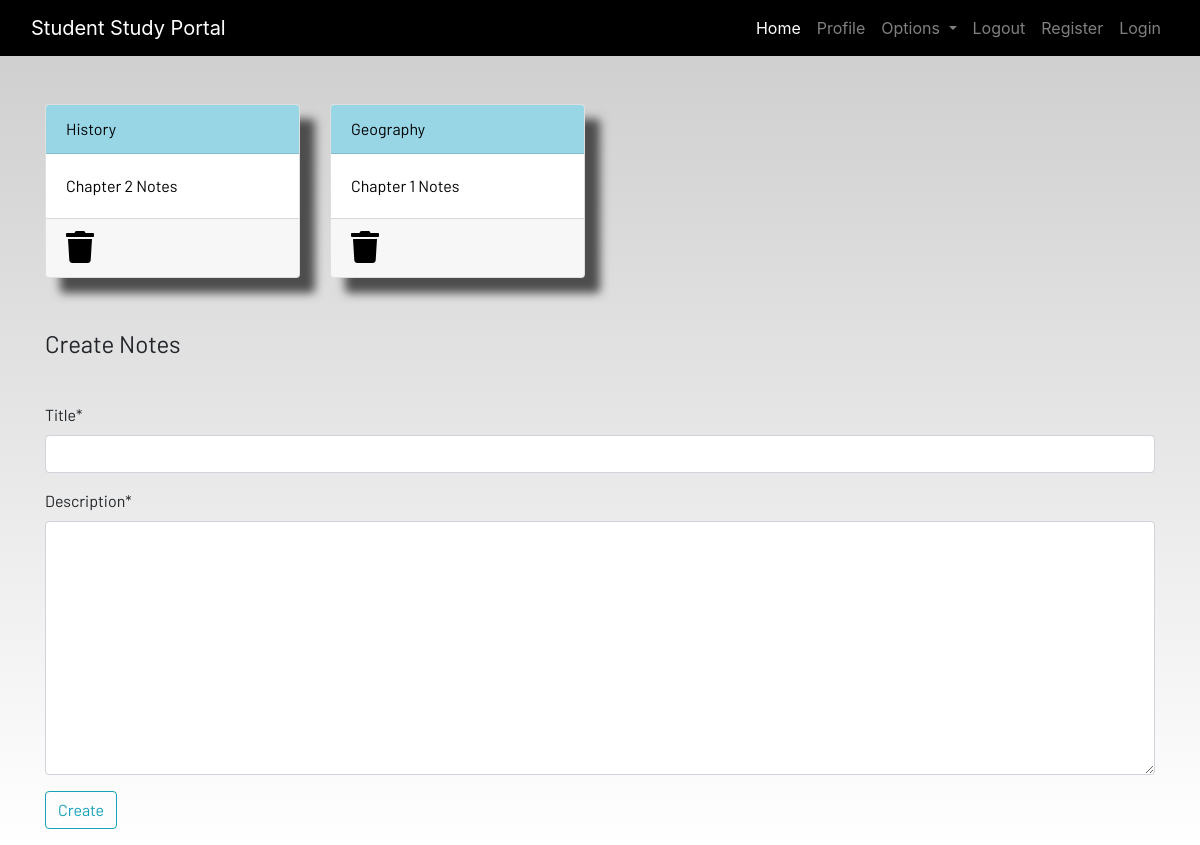
The page /notes (signed in) on the database as committed earlier.
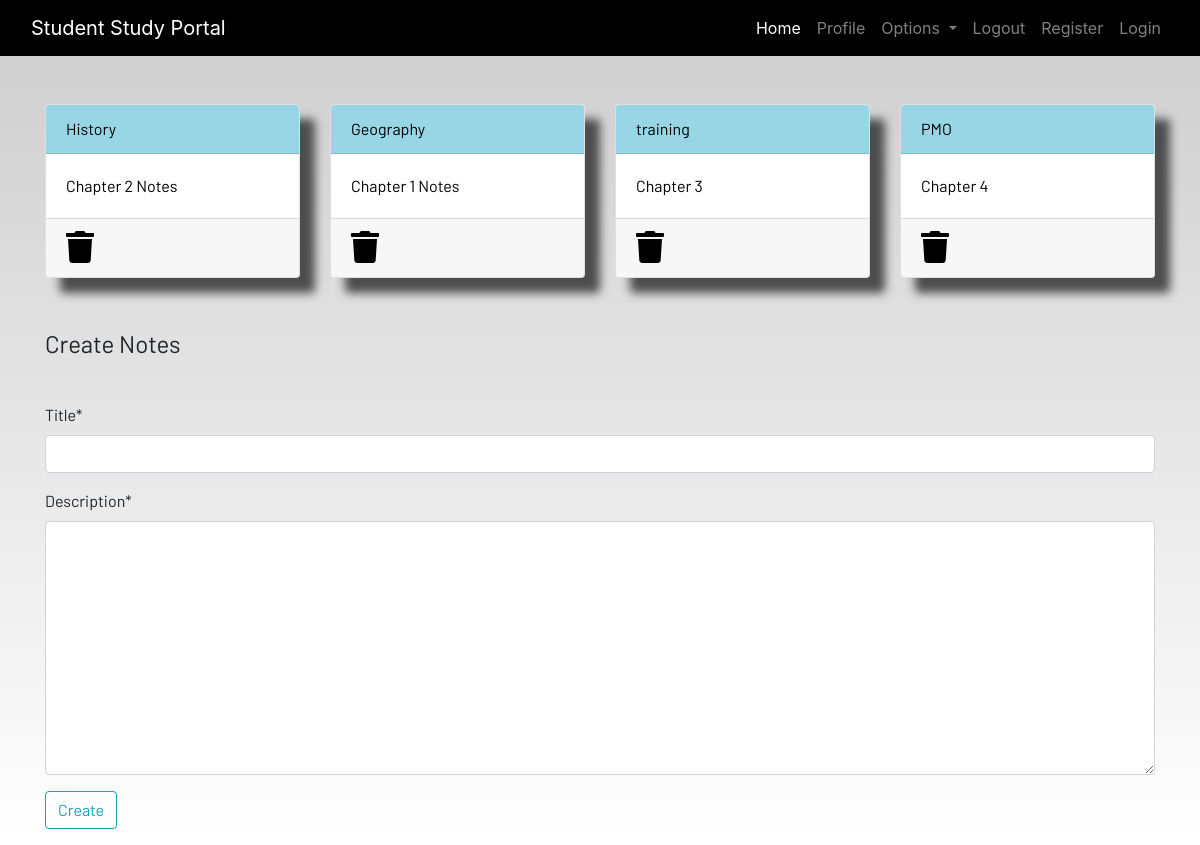
The same page on the database as committed later.
### dashboard/models.py (models this page shows, shortened)
class Notes(models.Model):
    user = models.ForeignKey(User, on_delete=models.CASCADE, null=True)
    title = models.CharField(max_length=200)
    description = models.TextField()
    class Meta :
        verbose_name = "notes"
        verbose_name_plural = "notes"

### dashboard/views.py (the view)
# urls.py: path('notes',views.notes,name="notes"),
def notes(request):
    if request.method == "POST":
        form = NotesForm(request.POST)
        if form.is_valid():
            notes = Notes(user=request.user,title=request.POST['title'],description=request.POST['description'])
            notes.save()
            messages.success(request,f"Notes Added from {request.user.username} Successfully!")
            return redirect ('notes')
        else:
            messages.error(request, "terjadi kesalahan")
            return redirect('notes')
    else:
        form = NotesForm()
    notes = Notes.objects.filter(user=request.user)
    context = {'notes':notes,'form':form}
    return render(request,'dashboard/notes.html',context)

### dashboard/forms.py
class NotesForm(forms.ModelForm):
    class Meta:
        model = Notes
        fields = ['title','description']

### dashboard/templates/dashboard/notes.html (shortened to what this page needs)
{% extends 'dashboard/base.html' %}
{% load static %}
{% load crispy_forms_tags %}
{% block content %}
<div class="container">
    <div class="row">
        {% for note in notes %}
        <div class="col-md-3">
            <a href="{% url 'notes-detail' note.id %}">
                <div class="card">
                    <div class="card-header">{{note.title}}</div>
                    <div class="card-body">{{note.description}}</div>
                    <div class="card-footer mt-auto "><a href="{% url 'delete-note' note.id %}">
                        <i class="fa fa-trash fa-2x"></i></a>
                    </div>
                </div>
            </a>
        </div>
        {% endfor %}
        <br><br>
    </div>
</div>
<br><br>
<div class="container">
    <form method="POST">
        <fieldset class="form-group">
            <legend class="border-bottom mb-4">Create Notes</legend>
        </fieldset>
        {{form|crispy}}
        <div class="form-group">
            <button href="" class="btn btn-outline-info" type="submit">
                Create
            </button>
        </div>
    </form>
</div>
{% endblock content %}

Rows that differ between the two databases and show on the page:
added Notes: title "training", description "Chapter 3"
added Notes: title "PMO", description "Chapter 4"
